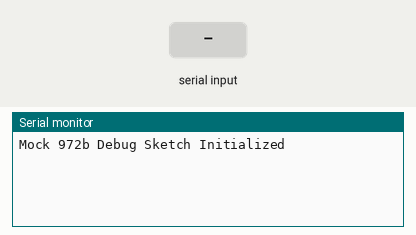
This sketch was run on a simulated ESP32. On the bench: the last lines printed to the serial monitor. The test bench sets the inputs (shaded band).

Above: at 1.2 s.
1.3 s: "@253PR3?;FF" received over the second serial link
At 1.7 s:
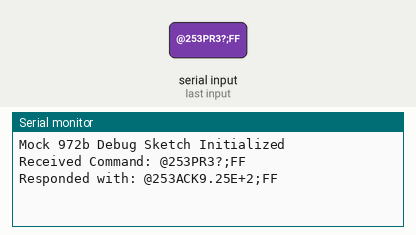
2.8 s: "@253U!MBAR;FF" received over the second serial link
At 4.0 s:
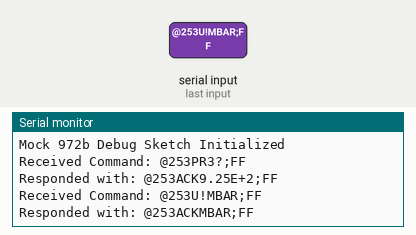
4.3 s: "@253UT!EBEAM1;FF" received over the second serial link
At 5.2 s:
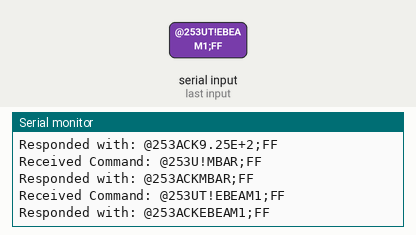
5.8 s: "@253T?;FF" received over the second serial link
At 6.3 s:
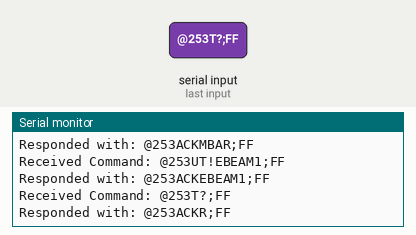
7.3 s: "@253SP1!2.00E+0;FF" received over the second serial link
At 8.5 s:
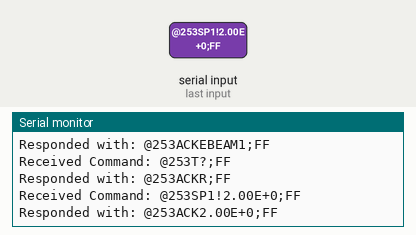
8.8 s: "@253SD1!BELOW;FF" received over the second serial link
At 9.9 s:
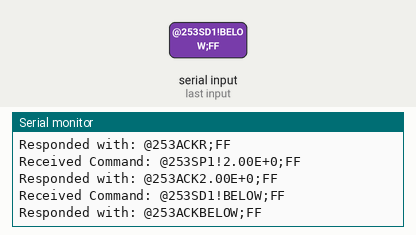

Measured:
- after the input at 1.3 s, the serial monitor: prints a new line at once (image 1)
- after the input at 2.8 s, the serial monitor: prints a new line at once (image 2)
- after the input at 4.3 s, the serial monitor: prints a new line at once (image 3)
- after the input at 5.8 s, the serial monitor: prints a new line at once (image 4)
- after the input at 7.3 s, the serial monitor: prints a new line at once (image 5)
- after the input at 8.8 s, the serial monitor: prints a new line at once (image 6)

The sketch:

debug.ino
```cpp
#include <cmath> // For math functions

unsigned long startTime = 0;
bool isDwelling = false;
double pressure = 1013.0; // Start at high pressure

enum FailureMode {
  NO_FAILURE,
  MICROPIRANI_FAILURE,
  COLD_CATHODE_FAILURE,
  SAFETY_RELAY_FAILURE
};

FailureMode currentFailureMode = SAFETY_RELAY_FAILURE;

void setup() {
  Serial.begin(9600);
  Serial2.begin(9600, SERIAL_8N1, 16, 17);
  Serial.println("Mock 972b Debug Sketch Initialized");
  startTime = millis(); // Initialize start time
}

void loop() {
  static String receivedData = "";
  while (Serial2.available() > 0) {
    char inChar = (char)Serial2.read();
    receivedData += inChar;
    if (receivedData.endsWith(";FF")) {
      respondToCommand(receivedData);
      receivedData = "";
    }
  }

  // Simulate sensor behavior (pressure change) as before
  simulatePressureChange();
}

void simulatePressureChange() {
  unsigned long currentTime = millis();
  unsigned long elapsedTime = currentTime - startTime;

  // Check if we are in the dwelling phase or not
  if (!isDwelling) {
    if (elapsedTime < 15000) { // First 15 seconds drop fast to 1.41
      pressure = 1013.0 - (1013.0 - 1.41) * (elapsedTime / 15000.0);
    } else {
      isDwelling = true;
      startTime = currentTime; // Reset start time for dwelling
    }
  } else {
    if (elapsedTime < 5000) { // Dwell for 5 seconds oscillating around 1.41
      pressure = 1.41 + 0.05 * sin(2 * PI * elapsedTime / 5000.0);
    } else if (elapsedTime < 10000) { // Next 5 seconds oscillate around 1013
      pressure = 1013.0 + 5 * sin(2 * PI * (elapsedTime - 5000) / 5000.0);
    } else {
      isDwelling = false; // Reset to drop fast again
      startTime = currentTime;
    }
  }
}

String formatScientific(double value) {
    char buffer[20];
    sprintf(buffer, "%1.2E", value); // Format as scientific notation

    // Locate 'E' in the formatted string
    char* eLoc = strchr(buffer, 'E'); // Find the exponent 'E'
    if (eLoc != nullptr && *(eLoc + 2) == '0') {
        // If there is a leading zero in the exponent, remove it
        for (char* p = eLoc + 2; *p; p++) {
            *p = *(p + 1); // Shift the characters down to remove the zero
        }
    }

    return String(buffer);
}

void respondToCommand(String command) {
  Serial.print("Received Command: ");
  Serial.println(command);

  if (command == "@253PR3?;FF") {
    String pressureResponse = "@253ACK" + formatScientific(pressure) + ";FF";
    Serial2.print(pressureResponse);
    Serial.print("Responded with: ");
    Serial.println(pressureResponse);
  } else {
    // Handle other commands as previously
    String response = "@253NACK180;FF";
    if (command == "@253U!MBAR;FF") {
      response = "@253ACKMBAR;FF";
    } else if (command == "@253UT!EBEAM1;FF") {
      response = "@253ACKEBEAM1;FF";
    } else if (command == "@253T?;FF") {
      response = getStatusResponse();
    } else if (command == "@253SP1!2.00E+0;FF") {
      response = "@253ACK2.00E+0;FF";
    } else if (command == "@253SD1!BELOW;FF") {
      response = "@253ACKBELOW;FF";
    } else if (command == "@253SH1!2.10E+0;FF") {
      response = "@253ACK2.10E+0;FF";
    } else if (command == "@253EN1!ON;FF") {
      response = "@253ACKON;FF";
    }
    Serial2.print(response);
    Serial.print("Responded with: ");
    Serial.println(response);
  }
}

String getStatusResponse() {
  switch (currentFailureMode) {
    case MICROPIRANI_FAILURE:
      return "@253ACKM;FF";
    case COLD_CATHODE_FAILURE:
      return "@253ACKC;FF";
    case SAFETY_RELAY_FAILURE:
      return "@253ACKR;FF";
    case NO_FAILURE:
    default:
      return "@253ACKO;FF";
  }
}

void simulateFailure(FailureMode mode) {
  currentFailureMode = mode;
}
```
